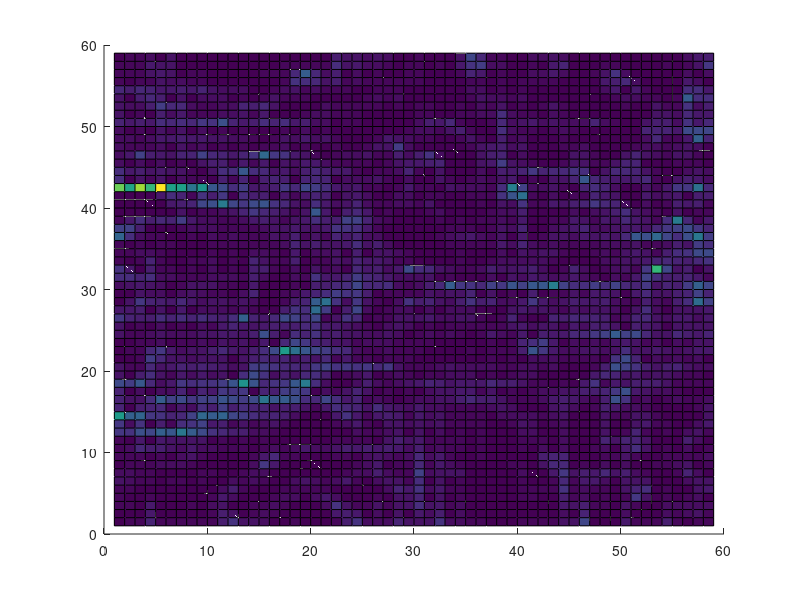
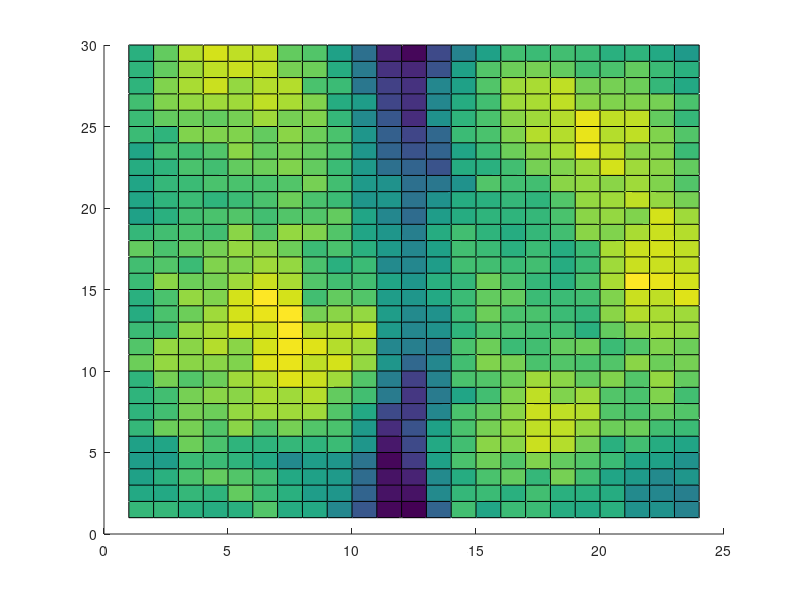
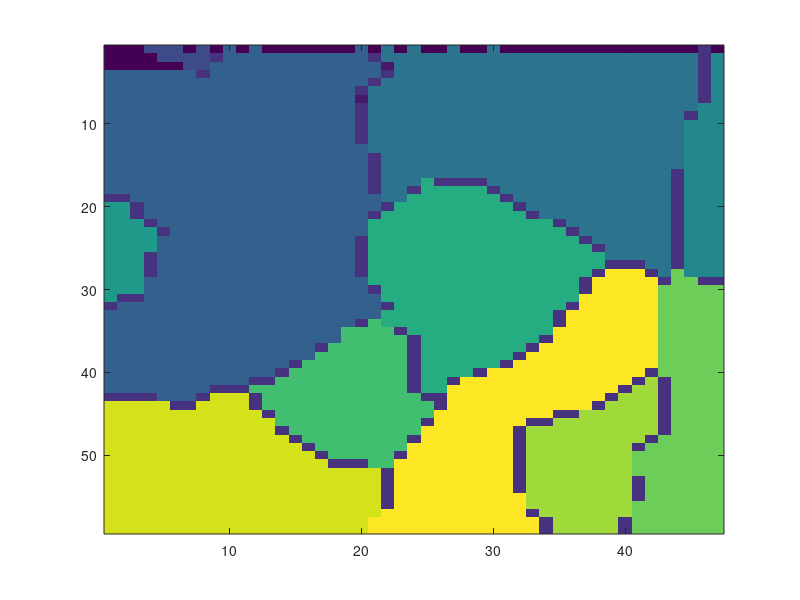
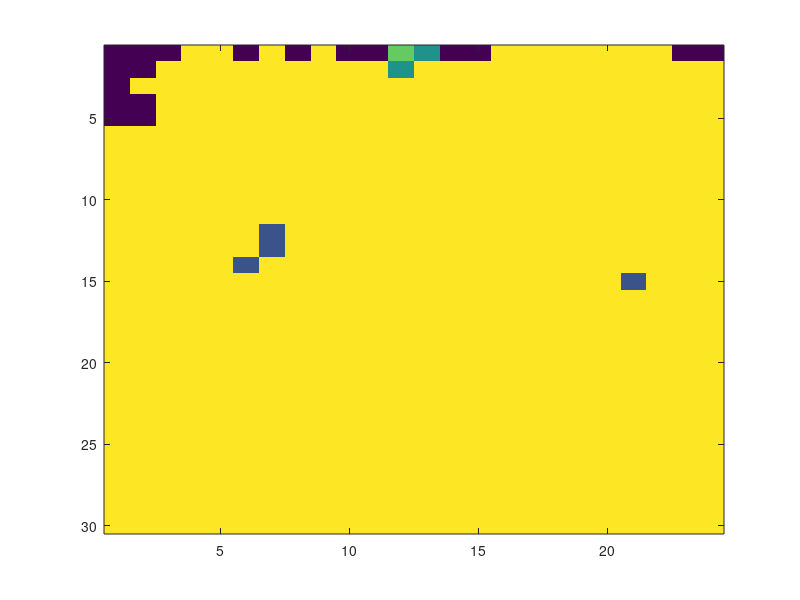

MATLAB code for these plots, in order:
load('umat.csv');
load('watershed.csv');
load('watershed_pmatrix.csv');
load('pmatrix.csv');
load('codebook.csv');

figure;surface(umat);
figure;surface(pmatrix);
figure;imagesc(watershed);
figure;imagesc(watershed_pmatrix);